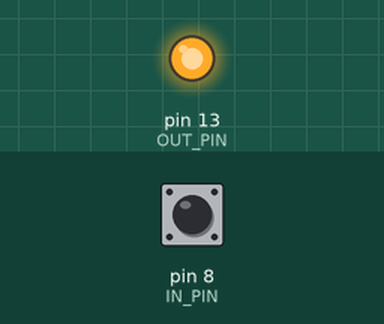
Simulated run of this sketch. Board: Arduino Uno, built with avr-gcc and run on an emulated ATmega328P. Shown: output pins drawn as LEDs (lit = HIGH). The inputs (shaded band) are chosen by the test bench; at power-on: pin 8 (IN_PIN) HIGH.

Above: at 1.2 s.
1.3 s: pin 8 (IN_PIN) pulled LOW for 0.15 s
At 1.8 s:
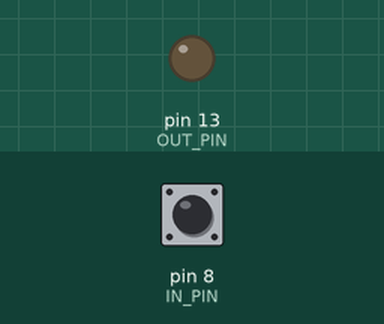
2.9 s: pin 8 (IN_PIN) pulled LOW for 1 s
At 4.3 s:
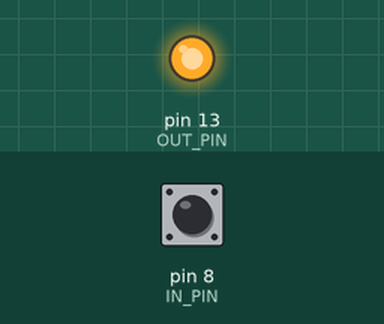
5.4 s: pin 8 (IN_PIN) pulled LOW for 3.2 s
At 9.1 s:
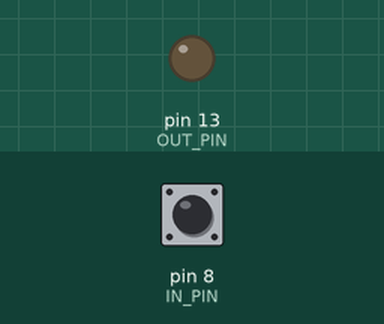
Timing chart, 0 to 10.6 s (numbered marks = the images above; inputs shaded):
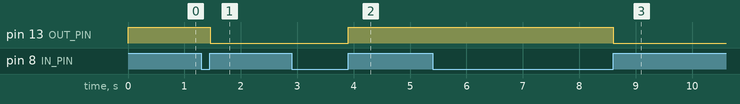

The sketch:

LEDToggle.ino
```cpp
//CS3514 - C Programming for Microcontrollers
// Lab 2:

// Remove the pull-down resistor, engage the internal pull-up resistor
// in the microcontroller and make any other
// appropriate software changes to ensure that the
// LED continues to toggle when the  button is released.

// Colin Kelleher - 117303353
// 07-Oct-2019
// Question 6
#define IN_PIN 8
#define OUT_PIN 13
#define MAX_BOUNCE_TIME 5

void setup(){
  pinMode(IN_PIN,  INPUT_PULLUP); //Internal pullup resistor
  pinMode(OUT_PIN, OUTPUT);
}
boolean debouncedRead(int pin, boolean state){
  if (digitalRead(pin) != state){
    delay(MAX_BOUNCE_TIME);
    return digitalRead(pin);
  }
  return state;
}
void toggleOutPinWithInPin(int outPin, int inPin, int from, int to){
  static int currentInputState = LOW;
  static int prevInputState    = LOW;
  static int state             = LOW;

  currentInputState = debouncedRead(inPin, currentInputState);
  if (prevInputState == from && currentInputState == to)
    digitalWrite(outPin, (state = !state));
  prevInputState = currentInputState;
}
void loop(){
  toggleOutPinWithInPin(OUT_PIN, IN_PIN, LOW, HIGH);
}
```

Measured:
- after the input at 1.3 s, pin 13 (OUT_PIN): HIGH → LOW after 0.16 s
- after the input at 2.9 s, pin 13 (OUT_PIN): LOW → HIGH after 1.0 s
- after the input at 5.4 s, pin 13 (OUT_PIN): HIGH → LOW after 3.2 s
